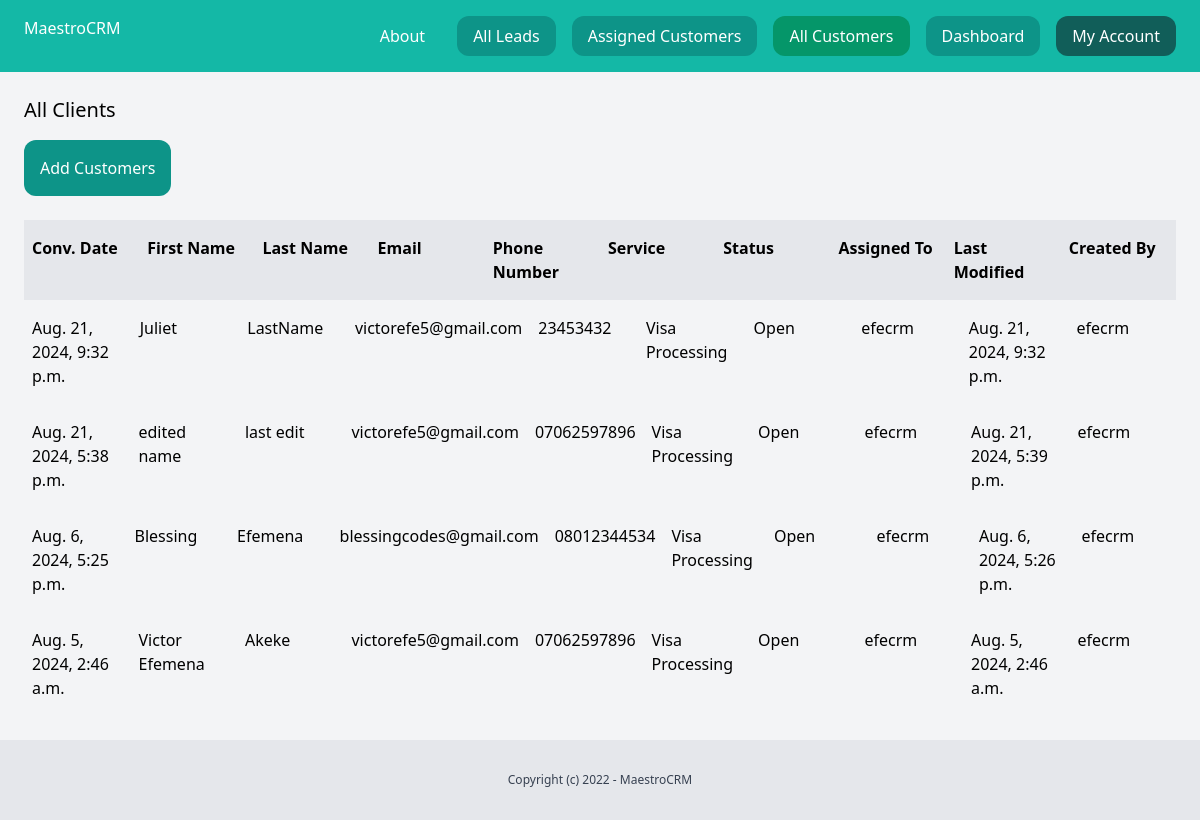
The page /dashboard/client/assigned/ (signed in) on the database its author committed.
### client/models.py (models this page shows, shortened)
class Client(models.Model):
    team = models.ForeignKey(Team, related_name='clients', on_delete=models.CASCADE)
    first_name = models.CharField(max_length=255, default='FirstName')
    middle_name = models.CharField(max_length=255, blank=True, null=True)
    last_name = models.CharField(max_length=255, default='LastName')
    phone_number = models.CharField(max_length=20, blank=True, null=True)
    email = models.EmailField()
    services = models.CharField(max_length=50, choices=SERVICES_CHOICES, default='Visa Processing')
    status = models.CharField(max_length=50, choices=STATUS_CHOICES, default='open')
    open_date = models.DateTimeField(blank=True, null=True)
    close_date = models.DateTimeField(blank=True, null=True)
    assigned_to = models.ForeignKey(
        settings.AUTH_USER_MODEL,
        related_name='assigned_clients',
        on_delete=models.CASCADE,
        default=1  # Assuming user with ID 1 exists
    )
    traffic_source = models.CharField(max_length=255, blank=True, null=True)
    converted_by = models.ForeignKey(
        settings.AUTH_USER_MODEL,
        related_name='converted_clients',
        on_delete=models.CASCADE,
        default=1  # Assuming user with ID 1 exists
    )
    converted_at = models.DateTimeField(default=timezone.now)
    created_by = models.ForeignKey(User, related_name='clients', on_delete=models.CASCADE)
    created_at = models.DateTimeField(auto_now_add=True)
    modified_at = models.DateTimeField(auto_now=True)
    description = models.TextField(blank=True, null=True)
    class Meta:
        ordering= ('-created_at',)

### client/views.py (the view)
# urls.py: path('assigned/', views.client_assigned, name='assigned'),
@login_required
def client_assigned(request):
    user_team = Team.objects.filter(members=request.user).first()
    clients = Client.objects.filter(team=user_team, assigned_to=request.user)  # Fetch all clients without filtering by team
    return render(request, 'client/client_assigned.html', {
        'clients': clients,
    })

### client/templates/client/client_assigned.html (shortened to what this page needs)
{% extends 'core/base.html' %}
{% block content %}
<div class="py-6 px-6">
    <h1 class="mb-4 text-xl">All Clients</h1>
    <a href="{% url 'clients:add' %}" class="inline-block py-4 px-4 bg-teal-600 rounded-xl text-white">Add Customers</a>
    <div class="mt-6 flex justify-between">
        <p class="py-4 px-2 bg-gray-200 font-semibold w-full">Conv. Date</p>
        <p class="py-4 px-2 bg-gray-200 font-semibold w-full">First Name</p>
        <p class="py-4 px-2 bg-gray-200 font-semibold w-full">Last Name</p>
        <p class="py-4 px-2 bg-gray-200 font-semibold w-full">Email</p>
        <p class="py-4 px-2 bg-gray-200 font-semibold w-full">Phone Number</p>
        <p class="py-4 px-2 bg-gray-200 font-semibold w-full">Service</p>
        <p class="py-4 px-2 bg-gray-200 font-semibold w-full">Status</p>
        <p class="py-4 px-2 bg-gray-200 font-semibold w-full">Assigned To</p>
        <p class="py-4 px-2 bg-gray-200 font-semibold w-full">Last Modified</p>
        <p class="py-4 px-2 bg-gray-200 font-semibold w-full">Created By</p>
    </div>
    {% for client in clients %}
    <div class="flex justify-between">
        <p class="py-4 px-2 w-full {% cycle 'bg-gray-100' '' %}">{{ client.created_at }}</p>
        <p class="py-4 px-2 w-full {% cycle 'bg-gray-100' '' %}">
            <a href="{% url 'clients:detail' client.id %}">{{ client.first_name }}</a>
        </p>
        <p class="py-4 px-2 w-full {% cycle 'bg-gray-100' '' %}">
            <a href="{% url 'clients:detail' client.id %}">{{ client.last_name }}</a>
        </p>
        <p class="py-4 px-2 w-full {% cycle 'bg-gray-100' '' %}">{{ client.email }}</p>
        <p class="py-4 px-2 w-full {% cycle 'bg-gray-100' '' %}">{{ client.phone_number }}</p>
        <p class="py-4 px-2 w-full {% cycle 'bg-gray-100' '' %}">{{ client.get_services_display }}</p>
        <p class="py-4 px-2 w-full {% cycle 'bg-gray-100' '' %}">{{ client.get_status_display }}</p>
        <p class="py-4 px-2 w-full {% cycle 'bg-gray-100' '' %}">{{ client.assigned_to }}</p>
        <p class="py-4 px-2 w-full {% cycle 'bg-gray-100' '' %}">{{ client.modified_at }}</p>
        <p class="py-4 px-2 w-full {% cycle 'bg-gray-100' '' %}">{{ client.created_by }}</p>
    </div>
    {% empty %}
    <p>There are no clients in the database yet...</p>
    {% endfor %}
</div>
{% endblock %}

### rows shown on the page
Client: created_at "Aug. 21, 2024, 9:32 p.m.", first_name "Juliet", last_name "LastName", email "victorefe5@gmail.com", phone_number "23453432", services "Visa Processing", status "Open", assigned_to "efecrm", modified_at "Aug. 21, 2024, 9:32 p.m.", created_by "efecrm"
Client: created_at "Aug. 21, 2024, 5:38 p.m.", first_name "edited name", last_name "last edit", email "victorefe5@gmail.com", phone_number "07062597896", services "Visa Processing", status "Open", assigned_to "efecrm", modified_at "Aug. 21, 2024, 5:39 p.m.", created_by "efecrm"
Client: created_at "Aug. 6, 2024, 5:25 p.m.", first_name "Blessing", last_name "Efemena", email "blessingcodes@gmail.com", phone_number "08012344534", services "Visa Processing", status "Open", assigned_to "efecrm", modified_at "Aug. 6, 2024, 5:26 p.m.", created_by "efecrm"
Client: created_at "Aug. 5, 2024, 2:46 a.m.", first_name "Victor Efemena", last_name "Akeke", email "victorefe5@gmail.com", phone_number "07062597896", services "Visa Processing", status "Open", assigned_to "efecrm", modified_at "Aug. 5, 2024, 2:46 a.m.", created_by "efecrm"
